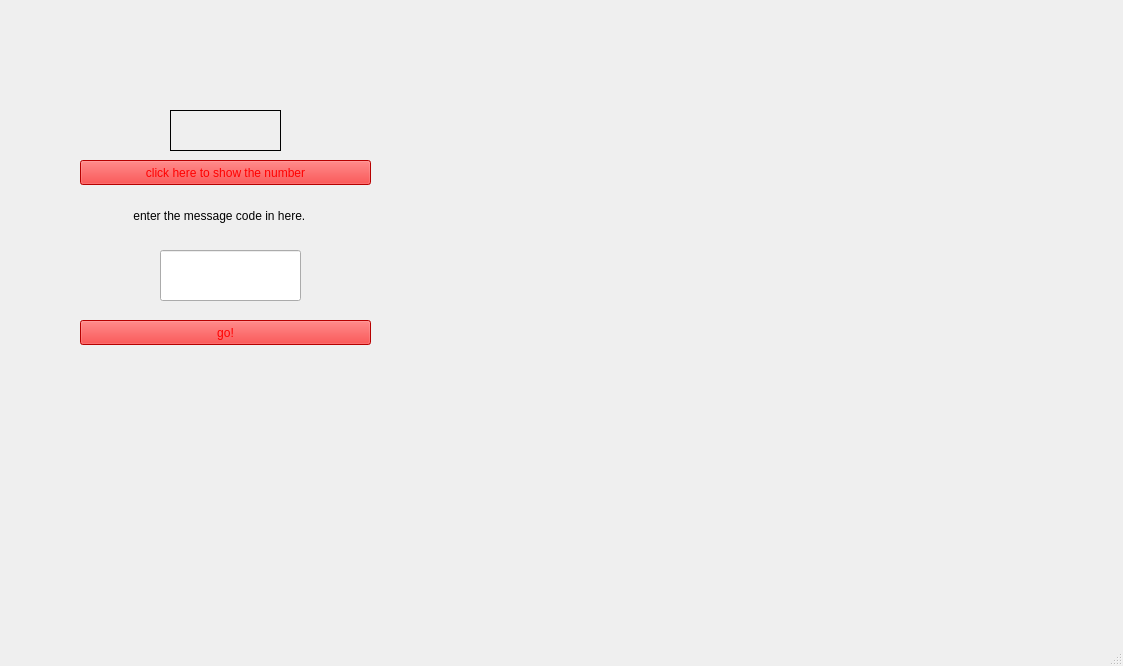
<?xml version="1.0" encoding="UTF-8"?>
<ui version="4.0">
 <class>thirdpage</class>
 <widget class="QMainWindow" name="thirdpage">
  <property name="geometry">
   <rect>
    <x>0</x>
    <y>0</y>
    <width>1123</width>
    <height>666</height>
   </rect>
  </property>
  <property name="windowTitle">
   <string>MainWindow</string>
  </property>
  <property name="styleSheet">
   <string notr="true">background-image: url(:/new/prefix1/image4.jpg);</string>
  </property>
  <widget class="QWidget" name="centralwidget">
   <widget class="QLineEdit" name="lineEdit">
    <property name="geometry">
     <rect>
      <x>160</x>
      <y>250</y>
      <width>141</width>
      <height>51</height>
     </rect>
    </property>
    <property name="styleSheet">
     <string notr="true">font: 10pt &quot;MS Shell Dlg 2&quot;;</string>
    </property>
   </widget>
   <widget class="QLabel" name="label">
    <property name="geometry">
     <rect>
      <x>130</x>
      <y>200</y>
      <width>231</width>
      <height>31</height>
     </rect>
    </property>
    <property name="styleSheet">
     <string notr="true">color: rgb(0, 0, 0);
font: 9pt &quot;MS Shell Dlg 2&quot;;</string>
    </property>
    <property name="text">
     <string> enter the message code in here.</string>
    </property>
   </widget>
   <widget class="QPushButton" name="pushButton">
    <property name="geometry">
     <rect>
      <x>80</x>
      <y>160</y>
      <width>291</width>
      <height>25</height>
     </rect>
    </property>
    <property name="styleSheet">
     <string notr="true">color: rgb(255, 0, 0);
background-color: rgb(255, 0, 0);</string>
    </property>
    <property name="text">
     <string>click here to show the number</string>
    </property>
   </widget>
   <widget class="QLabel" name="label_2">
    <property name="geometry">
     <rect>
      <x>170</x>
      <y>110</y>
      <width>111</width>
      <height>41</height>
     </rect>
    </property>
    <property name="styleSheet">
     <string notr="true">font: 75 18pt &quot;MS Shell Dlg 2&quot;;
text-decoration: line-through;</string>
    </property>
    <property name="frameShape">
     <enum>QFrame::Panel</enum>
    </property>
    <property name="text">
     <string/>
    </property>
   </widget>
   <widget class="QPushButton" name="pushButton_2">
    <property name="geometry">
     <rect>
      <x>80</x>
      <y>320</y>
      <width>291</width>
      <height>25</height>
     </rect>
    </property>
    <property name="styleSheet">
     <string notr="true">background-color: rgb(255, 0, 0);
color: rgb(255, 0, 0);</string>
    </property>
    <property name="text">
     <string>go!</string>
    </property>
   </widget>
  </widget>
  <widget class="QMenuBar" name="menubar">
   <property name="geometry">
    <rect>
     <x>0</x>
     <y>0</y>
     <width>1123</width>
     <height>26</height>
    </rect>
   </property>
  </widget>
  <widget class="QStatusBar" name="statusbar"/>
 </widget>
 <resources/>
 <connections/>
</ui>
